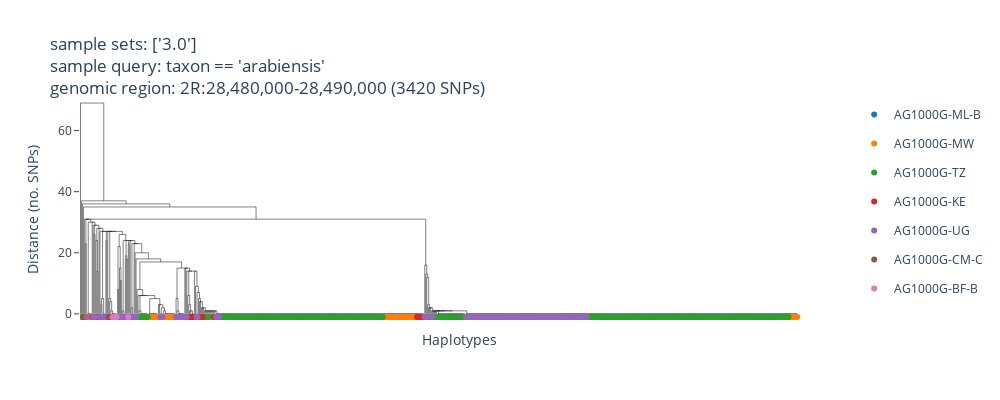

Notebook code for this chart:
### Code cell
ag3.plot_haplotype_clustering(
    region="2R:28,480,000-28,490,000",
    sample_sets=["3.0"],
    sample_query="taxon == 'arabiensis'",
    analysis="gamb_colu_arab",
    color="sample_set",
    cohort_size=None,
    width=1000,
    height=400,
)
